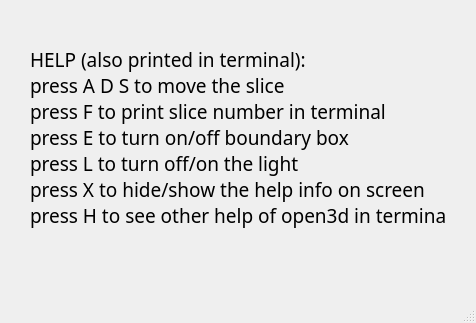
<?xml version="1.0" encoding="UTF-8"?>
<ui version="4.0">
 <class>MainWindow</class>
 <widget class="QMainWindow" name="MainWindow">
  <property name="geometry">
   <rect>
    <x>0</x>
    <y>0</y>
    <width>476</width>
    <height>323</height>
   </rect>
  </property>
  <property name="sizePolicy">
   <sizepolicy hsizetype="Fixed" vsizetype="Fixed">
    <horstretch>0</horstretch>
    <verstretch>0</verstretch>
   </sizepolicy>
  </property>
  <property name="minimumSize">
   <size>
    <width>476</width>
    <height>323</height>
   </size>
  </property>
  <property name="sizeIncrement">
   <size>
    <width>476</width>
    <height>323</height>
   </size>
  </property>
  <property name="font">
   <font>
    <pointsize>6</pointsize>
   </font>
  </property>
  <property name="windowTitle">
   <string>Show3d Help</string>
  </property>
  <widget class="QWidget" name="centralwidget">
   <layout class="QGridLayout" name="gridLayout">
    <property name="leftMargin">
     <number>30</number>
    </property>
    <property name="topMargin">
     <number>20</number>
    </property>
    <property name="rightMargin">
     <number>30</number>
    </property>
    <property name="bottomMargin">
     <number>20</number>
    </property>
    <item row="0" column="0">
     <widget class="QLabel" name="label">
      <property name="font">
       <font>
        <family>Agency FB</family>
        <pointsize>14</pointsize>
       </font>
      </property>
      <property name="text">
       <string>HELP (also printed in terminal):
press A D S to move the slice
press F to print slice number in terminal
press E to turn on/off boundary box
press L to turn off/on the light
press X to hide/show the help info on screen
press H to see other help of open3d in terminal
</string>
      </property>
     </widget>
    </item>
   </layout>
  </widget>
  <widget class="QMenuBar" name="menubar">
   <property name="geometry">
    <rect>
     <x>0</x>
     <y>0</y>
     <width>476</width>
     <height>17</height>
    </rect>
   </property>
  </widget>
  <widget class="QStatusBar" name="statusbar"/>
 </widget>
 <resources/>
 <connections/>
</ui>
